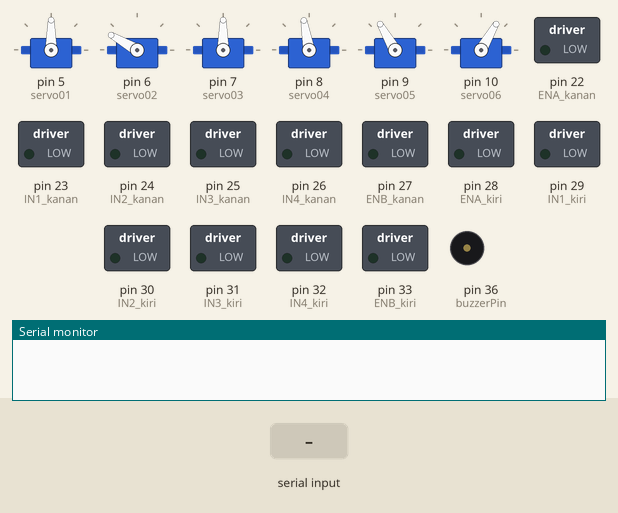
This sketch was run on a simulated Arduino Mega 2560, built with avr-gcc and run on an emulated ATmega2560. Shown: 6 × servo, switched loads named in the sketch (green lamp = pin HIGH), buzzer (waves = sounding, pin HIGH), the last lines printed to the serial monitor. The test bench sets the inputs (shaded band).

Above: at 1.2 s.
1.3 s: "Q" received over Serial
At 2.1 s:
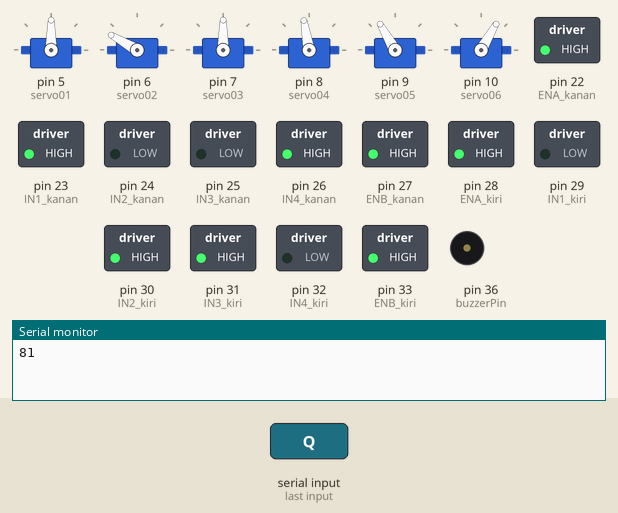
2.8 s: byte 68 ('D') received over Serial
At 3.2 s:
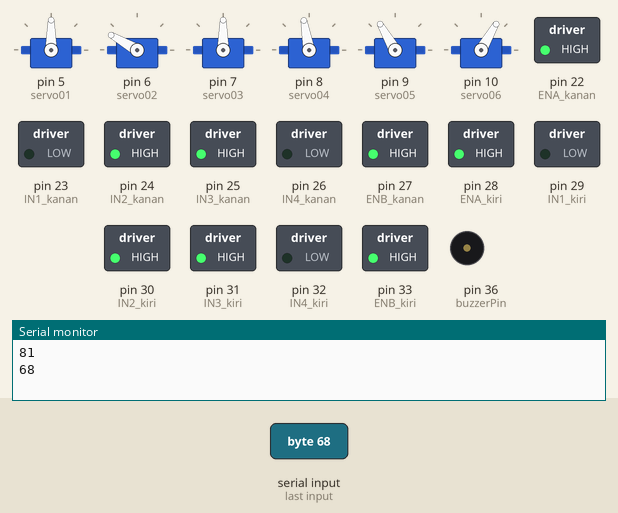
4.3 s: byte 83 ('S') received over Serial
At 5.5 s:
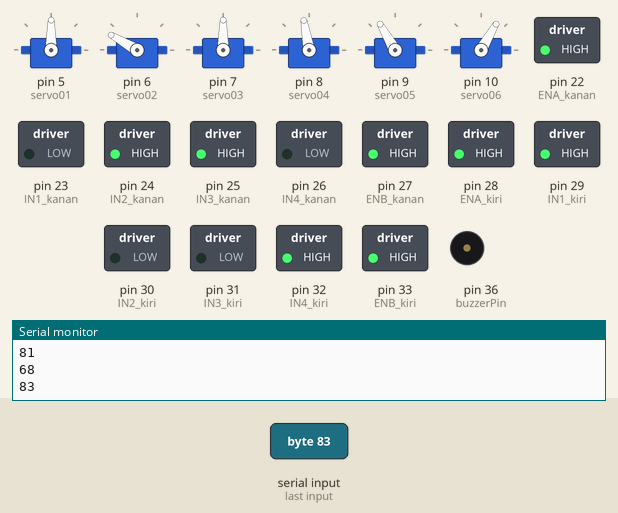
5.8 s: byte 65 ('A') received over Serial
At 6.7 s:
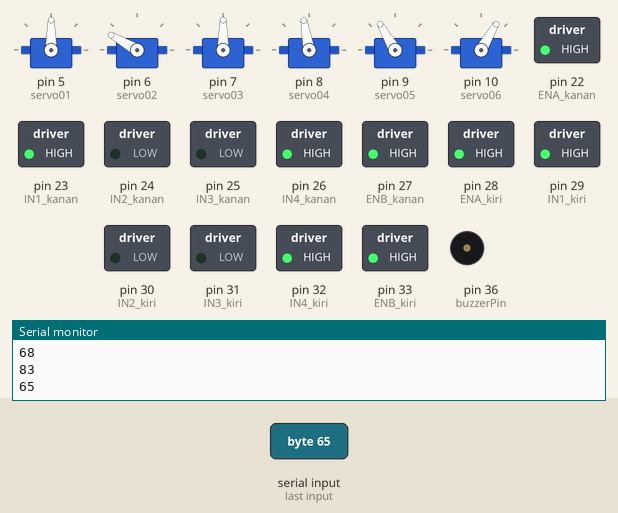
7.3 s: "X" received over Serial
At 7.8 s:
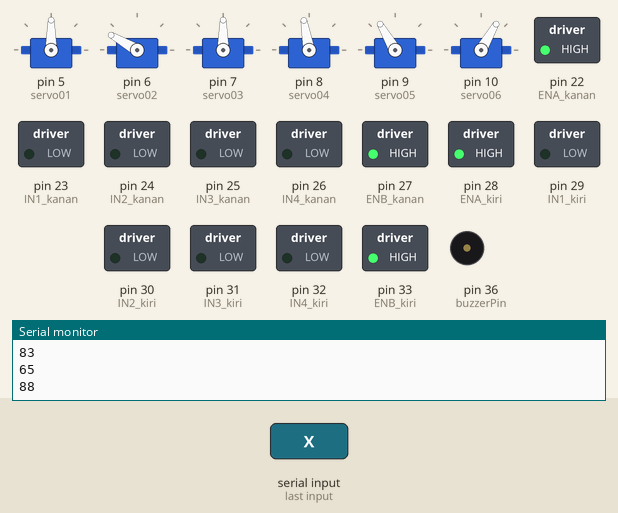
8.8 s: "C" received over Serial
At 10.2 s:
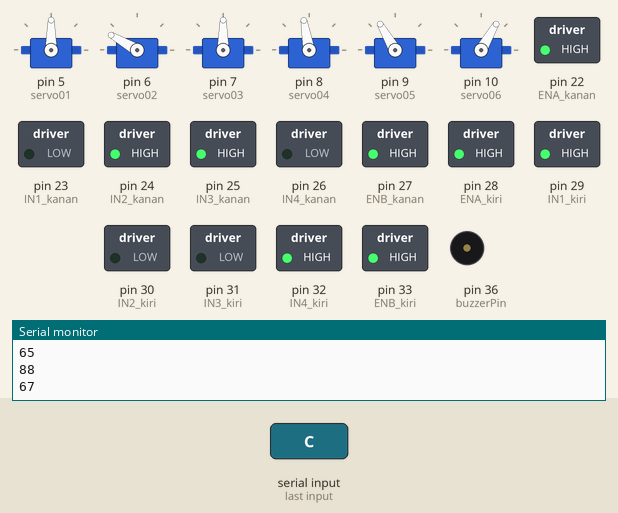
Timing chart, 0 to 11.3 s (numbered marks = the images above; inputs shaded):
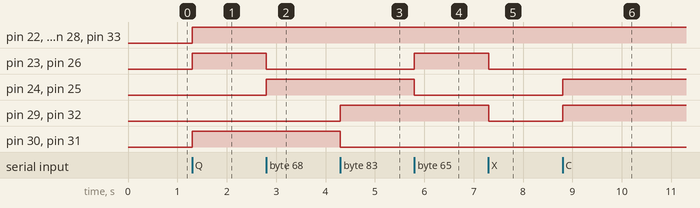

The sketch:

sketch_oct9a.ino
```cpp
#include <Servo.h>

// deklarasi motor servo
Servo servo01;
Servo servo02;
Servo servo03;
Servo servo04;
Servo servo05;
Servo servo06;

int servo1Pos, servo2Pos, servo3Pos, servo4Pos, servo5Pos, servo6Pos; // posisi saat ini
int servo1PPos, servo2PPos, servo3PPos, servo4PPos, servo5PPos, servo6PPos; // posisi sebelumnya
int servo01SP[50], servo02SP[50], servo03SP[50], servo04SP[50], servo05SP[50], servo06SP[50]; // untuk menyimpan posisi/langkah
int speedDelay = 20;
int index = 0;
String dataIn = "";

// deklarasi motor driver l298n kanan
int ENA_kanan = 22;
int IN1_kanan = 23;
int IN2_kanan = 24;
int IN3_kanan = 25;
int IN4_kanan = 26;
int ENB_kanan = 27;

// deklarasi motor driver l298n kiri
int ENA_kiri  =28;
int IN1_kiri  =29;
int IN2_kiri  =30;
int IN3_kiri  =31;
int IN4_kiri  =32;
int ENB_kiri  =33;

// deklarasi sensor jarak
#define echoPin 34
#define trigPin 35

// deklarasi buzzer
#define buzzerPin 36

int speedCar = 100;   // 50 - 255
int speed_Coeff = 4;
boolean horn = false;

void setup() {
  servo01.attach(5);
  servo02.attach(6);
  servo03.attach(7);
  servo04.attach(8);
  servo05.attach(9);
  servo06.attach(10);
  delay(20);
  // Posisi awal lengan robot
  servo1PPos = 90;
  servo01.write(servo1PPos);
  servo2PPos = 150;
  servo02.write(servo2PPos);
  servo3PPos = 90;
  servo03.write(servo3PPos);
  servo4PPos = 100;
  servo04.write(servo4PPos);
  servo5PPos = 120;
  servo05.write(servo5PPos);
  servo6PPos = 60;
  servo06.write(servo6PPos);

  // Konfigurasi pin-pin motor driver l298n sebagai output
  pinMode(ENA_kanan, OUTPUT);
  pinMode(IN1_kanan, OUTPUT);
  pinMode(IN2_kanan, OUTPUT);
  pinMode(IN3_kanan, OUTPUT);
  pinMode(IN4_kanan, OUTPUT);
  pinMode(ENB_kanan, OUTPUT);

  pinMode(ENA_kiri, OUTPUT);
  pinMode(IN1_kiri, OUTPUT);
  pinMode(IN2_kiri, OUTPUT);
  pinMode(IN3_kiri, OUTPUT);
  pinMode(IN4_kiri, OUTPUT);
  pinMode(ENB_kiri, OUTPUT);

  // Konfigurasi pin buzzer
  pinMode(buzzerPin, OUTPUT);

  Serial.begin(9600);
}


void loop() {
  // PROGRAM UNTUK SMART CAR ROBOT
  while (Serial.available() > 0) {
    int data = Serial.read();
    Serial.println(data);

    // Klakson
    if (data == "V") {
      digitalWrite(buzzerPin, HIGH);
    }

    if (data == "v") {
      digitalWrite(buzzerPin, LOW);
    }


    // Kontrol kemudi robot
    if (data == 'W') {
      digitalWrite(IN1_kanan, HIGH);
      digitalWrite(IN2_kanan, LOW);
      digitalWrite(ENA_kanan, speedCar);

      digitalWrite(IN3_kanan, LOW);
      digitalWrite(IN4_kanan, HIGH);
      digitalWrite(ENB_kanan, speedCar);

      digitalWrite(IN1_kiri, LOW);
      digitalWrite(IN2_kiri, HIGH);
      digitalWrite(ENA_kiri, speedCar);

      digitalWrite(IN3_kiri, HIGH);
      digitalWrite(IN4_kiri, LOW);
      digitalWrite(ENB_kiri, speedCar);
    }

    if (data == 'D') {
      digitalWrite(IN1_kanan, LOW);
      digitalWrite(IN2_kanan, HIGH);
      digitalWrite(ENA_kanan, speedCar);

      digitalWrite(IN3_kanan, HIGH);
      digitalWrite(IN4_kanan, LOW);
      digitalWrite(ENB_kanan, speedCar);

      digitalWrite(IN1_kiri, LOW);
      digitalWrite(IN2_kiri, HIGH);
      digitalWrite(ENA_kiri, speedCar);

      digitalWrite(IN3_kiri, HIGH);
      digitalWrite(IN4_kiri, LOW);
      digitalWrite(ENB_kiri, speedCar);
    }

    if (data == 'S') {
      digitalWrite(IN1_kanan, LOW);
      digitalWrite(IN2_kanan, HIGH);
      digitalWrite(ENA_kanan, speedCar);

      digitalWrite(IN3_kanan, HIGH);
      digitalWrite(IN4_kanan, LOW);
      digitalWrite(ENB_kanan, speedCar);

      digitalWrite(IN1_kiri, HIGH);
      digitalWrite(IN2_kiri, LOW);
      digitalWrite(ENA_kiri, speedCar);

      digitalWrite(IN3_kiri, LOW);
      digitalWrite(IN4_kiri, HIGH);
      digitalWrite(ENB_kiri, speedCar);
    }

    if (data == 'A') {
      digitalWrite(IN1_kanan, HIGH);
      digitalWrite(IN2_kanan, LOW);
      digitalWrite(ENA_kanan, speedCar);

      digitalWrite(IN3_kanan, LOW);
      digitalWrite(IN4_kanan, HIGH);
      digitalWrite(ENB_kanan, speedCar);

      digitalWrite(IN1_kiri, HIGH);
      digitalWrite(IN2_kiri, LOW);
      digitalWrite(ENA_kiri, speedCar);

      digitalWrite(IN3_kiri, LOW);
      digitalWrite(IN4_kiri, HIGH);
      digitalWrite(ENB_kiri, speedCar);
    }

    if (data == 'E') {
      digitalWrite(IN1_kanan, HIGH);
      digitalWrite(IN2_kanan, LOW);
      digitalWrite(ENA_kanan, speedCar/speed_Coeff);

      digitalWrite(IN3_kanan, LOW);
      digitalWrite(IN4_kanan, HIGH);
      digitalWrite(ENB_kanan, speedCar/speed_Coeff);

      digitalWrite(IN1_kiri, LOW);
      digitalWrite(IN2_kiri, HIGH);
      digitalWrite(ENA_kiri, speedCar);

      digitalWrite(IN3_kiri, HIGH);
      digitalWrite(IN4_kiri, LOW);
      digitalWrite(ENB_kiri, speedCar);
    }

    if (data == 'Q') {
      digitalWrite(IN1_kanan, HIGH);
      digitalWrite(IN2_kanan, LOW);
      digitalWrite(ENA_kanan, speedCar);

      digitalWrite(IN3_kanan, LOW);
      digitalWrite(IN4_kanan, HIGH);
      digitalWrite(ENB_kanan, speedCar);

      digitalWrite(IN1_kiri, LOW);
      digitalWrite(IN2_kiri, HIGH);
      digitalWrite(ENA_kiri, speedCar/speed_Coeff);

      digitalWrite(IN3_kiri, HIGH);
      digitalWrite(IN4_kiri, LOW);
      digitalWrite(ENB_kiri, speedCar/speed_Coeff);
    }

    if (data == 'C') {
      digitalWrite(IN1_kanan, LOW);
      digitalWrite(IN2_kanan, HIGH);
      digitalWrite(ENA_kanan, speedCar/speed_Coeff);

      digitalWrite(IN3_kanan, HIGH);
      digitalWrite(IN4_kanan, LOW);
      digitalWrite(ENB_kanan, speedCar/speed_Coeff);

      digitalWrite(IN1_kiri, HIGH);
      digitalWrite(IN2_kiri, LOW);
      digitalWrite(ENA_kiri, speedCar);

      digitalWrite(IN3_kiri, LOW);
      digitalWrite(IN4_kiri, HIGH);
      digitalWrite(ENB_kiri, speedCar);
    }

    if (data == 'Z') {
      digitalWrite(IN1_kanan, LOW);
      digitalWrite(IN2_kanan, HIGH);
      digitalWrite(ENA_kanan, speedCar);

      digitalWrite(IN3_kanan, HIGH);
      digitalWrite(IN4_kanan, LOW);
      digitalWrite(ENB_kanan, speedCar);

      digitalWrite(IN1_kiri, HIGH);
      digitalWrite(IN2_kiri, LOW);
      digitalWrite(ENA_kiri, speedCar/speed_Coeff);

      digitalWrite(IN3_kiri, LOW);
      digitalWrite(IN4_kiri, HIGH);
      digitalWrite(ENB_kiri, speedCar/speed_Coeff);
    }

    if (data == 'X') {
      digitalWrite(IN1_kanan, LOW);
      digitalWrite(IN2_kanan, LOW);
      digitalWrite(ENA_kanan, speedCar);

      digitalWrite(IN3_kanan, LOW);
      digitalWrite(IN4_kanan, LOW);
      digitalWrite(ENB_kanan, speedCar);

      digitalWrite(IN1_kiri, LOW);
      digitalWrite(IN2_kiri, LOW);
      digitalWrite(ENA_kiri, speedCar);

      digitalWrite(IN3_kiri, LOW);
      digitalWrite(IN4_kiri, LOW);
      digitalWrite(ENB_kiri, speedCar);
    }


    // Kontrol Kecepatan Robot
    if (data = '0') {
      speedCar = 100;
    }

    if (data = '1') {
      speedCar = 115;
    }

    if (data = '2') {
      speedCar = 130;
    }

    if (data = '3') {
      speedCar = 145;
    }

    if (data = '4') {
      speedCar = 160;
    }

    if (data = '5') {
      speedCar = 175;
    }

    if (data = '6') {
      speedCar = 190;
    }

    if (data = '7') {
      speedCar = 205;
    }

    if (data = '8') {
      speedCar = 220;
    }

    if (data = '9') {
      speedCar = 235;
    }

    if (data = 'x') {
      speedCar = 255;
    }


    // PROGRAM UNTUK LENGAN ROBOT
    if (data == 'L') {
      // Periksa data yang masuk
      while (Serial.available() > 0) {
        dataIn = Serial.readString();  // Baca data sebagai string

        // Jika penggeser "Pinggang" telah berubah nilainya - Pindahkan Servo 1 ke posisi
        if (dataIn.startsWith("s1")) {
          String dataInS = dataIn.substring(2, dataIn.length()); // Ekstrak hanya nomornya. Misalnya. dari "s1120" ke "120"
          servo1Pos = dataInS.toInt();  // Ubah string menjadi bilangan bulat
          // Saya menggunakan loop sehingga Saya dapat mengontrol kecepatan servo
          // Jika posisi sebelumnya lebih besar dari posisi saat ini
          if (servo1PPos > servo1Pos) {
            for ( int j = servo1PPos; j >= servo1Pos; j--) {   // Jalankan servo ke bawah
              servo01.write(j);
              delay(20);    // mendefinisikan kecepatan di mana servo berputar
            }
          }
          // Jika posisi sebelumnya lebih kecil dari posisi saat ini
          if (servo1PPos < servo1Pos) {
            for ( int j = servo1PPos; j <= servo1Pos; j++) {   // Jalankan servo ke atas
              servo01.write(j);
              delay(20);
            }
          }
          servo1PPos = servo1Pos;   // atur posisi saat ini sebagai posisi sebelumnya
        }

        // Pindahkan Servo 2
        if (dataIn.startsWith("s2")) {
          String dataInS = dataIn.substring(2, dataIn.length());
          servo2Pos = dataInS.toInt();

          if (servo2PPos > servo2Pos) {
            for ( int j = servo2PPos; j >= servo2Pos; j--) {
              servo02.write(j);
              delay(50);
            }
          }
          if (servo2PPos < servo2Pos) {
            for ( int j = servo2PPos; j <= servo2Pos; j++) {
              servo02.write(j);
              delay(50);
            }
          }
          servo2PPos = servo2Pos;
        }
        // Pindahkan Servo 3
        if (dataIn.startsWith("s3")) {
          String dataInS = dataIn.substring(2, dataIn.length());
          servo3Pos = dataInS.toInt();
          if (servo3PPos > servo3Pos) {
            for ( int j = servo3PPos; j >= servo3Pos; j--) {
              servo03.write(j);
              delay(30);
            }
          }
          if (servo3PPos < servo3Pos) {
            for ( int j = servo3PPos; j <= servo3Pos; j++) {
              servo03.write(j);
              delay(30);
            }
          }
          servo3PPos = servo3Pos;
        }
        // Pindahkan Servo 4
        if (dataIn.startsWith("s4")) {
          String dataInS = dataIn.substring(2, dataIn.length());
          servo4Pos = dataInS.toInt();
          if (servo4PPos > servo4Pos) {
            for ( int j = servo4PPos; j >= servo4Pos; j--) {
              servo04.write(j);
              delay(30);
            }
          }
          if (servo4PPos < servo4Pos) {
            for ( int j = servo4PPos; j <= servo4Pos; j++) {
              servo04.write(j);
              delay(30);
            }
          }
          servo4PPos = servo4Pos;
        }
        // Pindahkan Servo 5
        if (dataIn.startsWith("s5")) {
          String dataInS = dataIn.substring(2, dataIn.length());
          servo5Pos = dataInS.toInt();
          if (servo5PPos > servo5Pos) {
            for ( int j = servo5PPos; j >= servo5Pos; j--) {
              servo05.write(j);
              delay(30);
            }
          }
          if (servo5PPos < servo5Pos) {
            for ( int j = servo5PPos; j <= servo5Pos; j++) {
              servo05.write(j);
              delay(30);
            }
          }
          servo5PPos = servo5Pos;
        }
        // Pindahkan Servo 6
        if (dataIn.startsWith("s6")) {
          String dataInS = dataIn.substring(2, dataIn.length());
          servo6Pos = dataInS.toInt();
          if (servo6PPos > servo6Pos) {
            for ( int j = servo6PPos; j >= servo6Pos; j--) {
              servo06.write(j);
              delay(30);
            }
          }
          if (servo6PPos < servo6Pos) {
            for ( int j = servo6PPos; j <= servo6Pos; j++) {
              servo06.write(j);
              delay(30);
            }
          }
          servo6PPos = servo6Pos;
        }
        // Jika tombol "SIMPAN" ditekan
        if (dataIn.startsWith("SAVE")) {
          servo01SP[index] = servo1PPos;  // simpan posisi ke dalam array
          servo02SP[index] = servo2PPos;
          servo03SP[index] = servo3PPos;
          servo04SP[index] = servo4PPos;
          servo05SP[index] = servo5PPos;
          servo06SP[index] = servo6PPos;
          index++;                        // Tingkatkan indeks array
        }
        // Jika tombol "RUN" ditekan
        if (dataIn.startsWith("RUN")) {
          runservo();  // Mode otomatis - jalankan langkah-langkah yang disimpan
        }
        // Jika tombol "RESET" ditekan
        if ( dataIn == "RESET") {
          memset(servo01SP, 0, sizeof(servo01SP)); // Hapus data array ke 0
          memset(servo02SP, 0, sizeof(servo02SP));
          memset(servo03SP, 0, sizeof(servo03SP));
          memset(servo04SP, 0, sizeof(servo04SP));
          memset(servo05SP, 0, sizeof(servo05SP));
          memset(servo06SP, 0, sizeof(servo06SP));
          index = 0;  // Index ke 0
        }
      }
    }
  }
}

// Fungsi kustom mode otomatis - jalankan langkah-langkah yang disimpan
void runservo() {
  while (dataIn != "RESET") {   // Jalankan langkah berulang-ulang sampai tombol "RESET" ditekan
    for (int i = 0; i <= index - 2; i++) {  // Jalankan melalui semua langkah (indeks)
      if (Serial.available() > 0) {      // Periksa data yang masuk
        dataIn = Serial.readString();
        if ( dataIn == "PAUSE") {           // Jika tombol "PAUSE" ditekan
          while (dataIn != "RUN") {         // Tunggu sampai "RUN" ditekan lagi
            if (Serial.available() > 0) {
              dataIn = Serial.readString();
              if ( dataIn == "RESET") {
                break;
              }
            }
          }
        }
        // Jika penggeser kecepatan diubah
        if (dataIn.startsWith("ss")) {
          String dataInS = dataIn.substring(2, dataIn.length());
          speedDelay = dataInS.toInt(); // Ubah kecepatan servo (waktu tunda)
        }
      }
      // Servo 1
      if (servo01SP[i] == servo01SP[i + 1]) {
      }
      if (servo01SP[i] > servo01SP[i + 1]) {
        for ( int j = servo01SP[i]; j >= servo01SP[i + 1]; j--) {
          servo01.write(j);
          delay(speedDelay);
        }
      }
      if (servo01SP[i] < servo01SP[i + 1]) {
        for ( int j = servo01SP[i]; j <= servo01SP[i + 1]; j++) {
          servo01.write(j);
          delay(speedDelay);
        }
      }

      // Servo 2
      if (servo02SP[i] == servo02SP[i + 1]) {
      }
      if (servo02SP[i] > servo02SP[i + 1]) {
        for ( int j = servo02SP[i]; j >= servo02SP[i + 1]; j--) {
          servo02.write(j);
          delay(speedDelay);
        }
      }
      if (servo02SP[i] < servo02SP[i + 1]) {
        for ( int j = servo02SP[i]; j <= servo02SP[i + 1]; j++) {
          servo02.write(j);
          delay(speedDelay);
        }
      }

      // Servo 3
      if (servo03SP[i] == servo03SP[i + 1]) {
      }
      if (servo03SP[i] > servo03SP[i + 1]) {
        for ( int j = servo03SP[i]; j >= servo03SP[i + 1]; j--) {
          servo03.write(j);
          delay(speedDelay);
        }
      }
      if (servo03SP[i] < servo03SP[i + 1]) {
        for ( int j = servo03SP[i]; j <= servo03SP[i + 1]; j++) {
          servo03.write(j);
          delay(speedDelay);
        }
      }

      // Servo 4
      if (servo04SP[i] == servo04SP[i + 1]) {
      }
      if (servo04SP[i] > servo04SP[i + 1]) {
        for ( int j = servo04SP[i]; j >= servo04SP[i + 1]; j--) {
          servo04.write(j);
          delay(speedDelay);
        }
      }
      if (servo04SP[i] < servo04SP[i + 1]) {
        for ( int j = servo04SP[i]; j <= servo04SP[i + 1]; j++) {
          servo04.write(j);
          delay(speedDelay);
        }
      }

      // Servo 5
      if (servo05SP[i] == servo05SP[i + 1]) {
      }
      if (servo05SP[i] > servo05SP[i + 1]) {
        for ( int j = servo05SP[i]; j >= servo05SP[i + 1]; j--) {
          servo05.write(j);
          delay(speedDelay);
        }
      }
      if (servo05SP[i] < servo05SP[i + 1]) {
        for ( int j = servo05SP[i]; j <= servo05SP[i + 1]; j++) {
          servo05.write(j);
          delay(speedDelay);
        }
      }

      // Servo 6
      if (servo06SP[i] == servo06SP[i + 1]) {
      }
      if (servo06SP[i] > servo06SP[i + 1]) {
        for ( int j = servo06SP[i]; j >= servo06SP[i + 1]; j--) {
          servo06.write(j);
          delay(speedDelay);
        }
      }
      if (servo06SP[i] < servo06SP[i + 1]) {
        for ( int j = servo06SP[i]; j <= servo06SP[i + 1]; j++) {
          servo06.write(j);
          delay(speedDelay);
        }
      }
    }
  }
}
```

Measured:
- after the input at 1.3 s, pin 22 (ENA_kanan), pin 23 (IN1_kanan), pin 26 (IN4_kanan), pin 27 (ENB_kanan), pin 28 (ENA_kiri), pin 30 (IN2_kiri), pin 31 (IN3_kiri), pin 33 (ENB_kiri): LOW → HIGH at once
- after the input at 2.8 s, pin 23 (IN1_kanan), pin 26 (IN4_kanan): HIGH → LOW at once; pin 24 (IN2_kanan), pin 25 (IN3_kanan): LOW → HIGH at once
- after the input at 4.3 s, pin 29 (IN1_kiri), pin 32 (IN4_kiri): LOW → HIGH at once; pin 30 (IN2_kiri), pin 31 (IN3_kiri): HIGH → LOW at once
- after the input at 5.8 s, pin 23 (IN1_kanan), pin 26 (IN4_kanan): LOW → HIGH at once; pin 24 (IN2_kanan), pin 25 (IN3_kanan): HIGH → LOW at once
- after the input at 7.3 s, pin 23 (IN1_kanan), pin 26 (IN4_kanan), pin 29 (IN1_kiri), pin 32 (IN4_kiri): HIGH → LOW at once
- after the input at 8.8 s, pin 24 (IN2_kanan), pin 25 (IN3_kanan), pin 29 (IN1_kiri), pin 32 (IN4_kiri): LOW → HIGH at once
